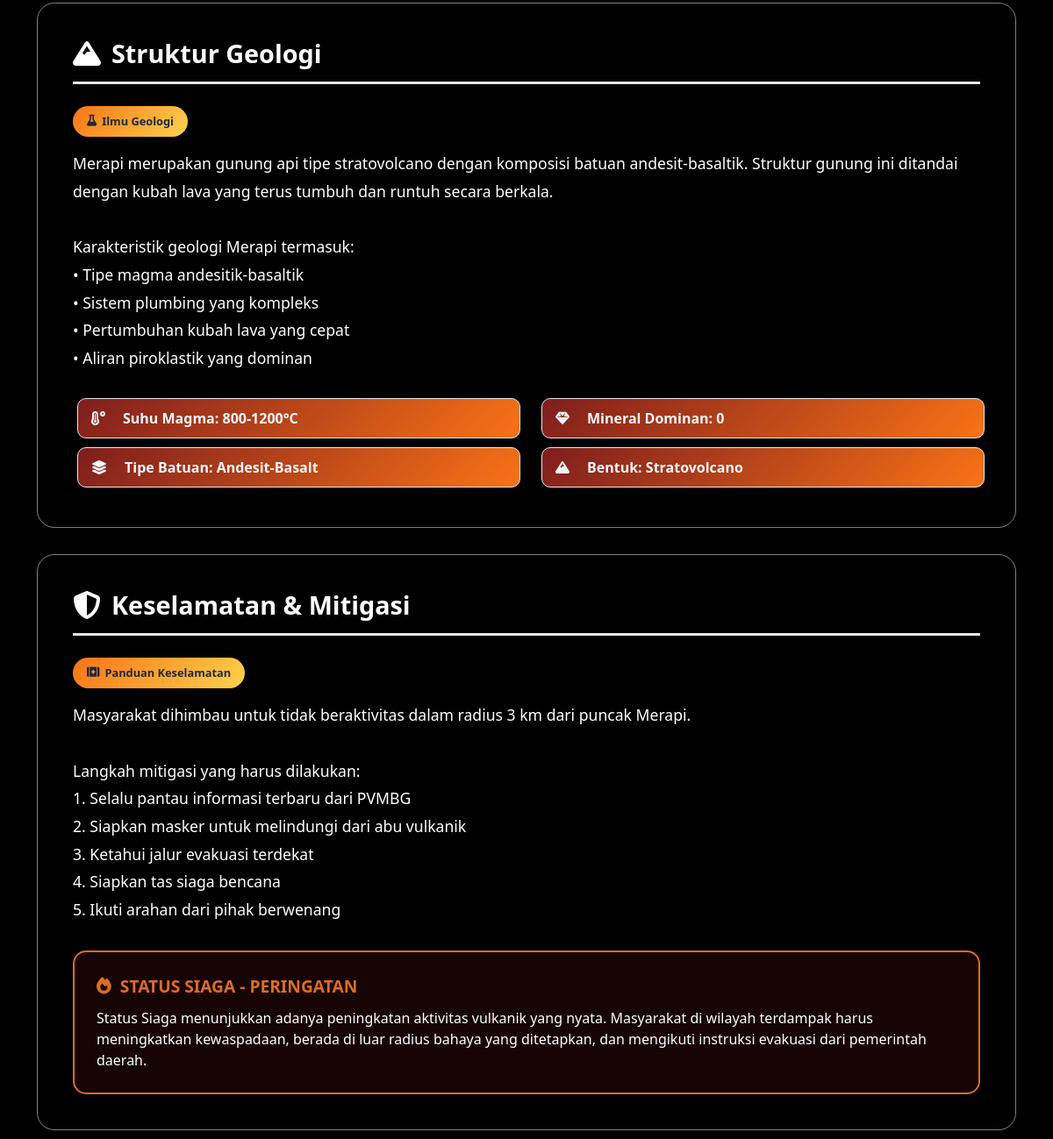
Before: /detail_gunung.php?id=1 (middle part) with the older database file.
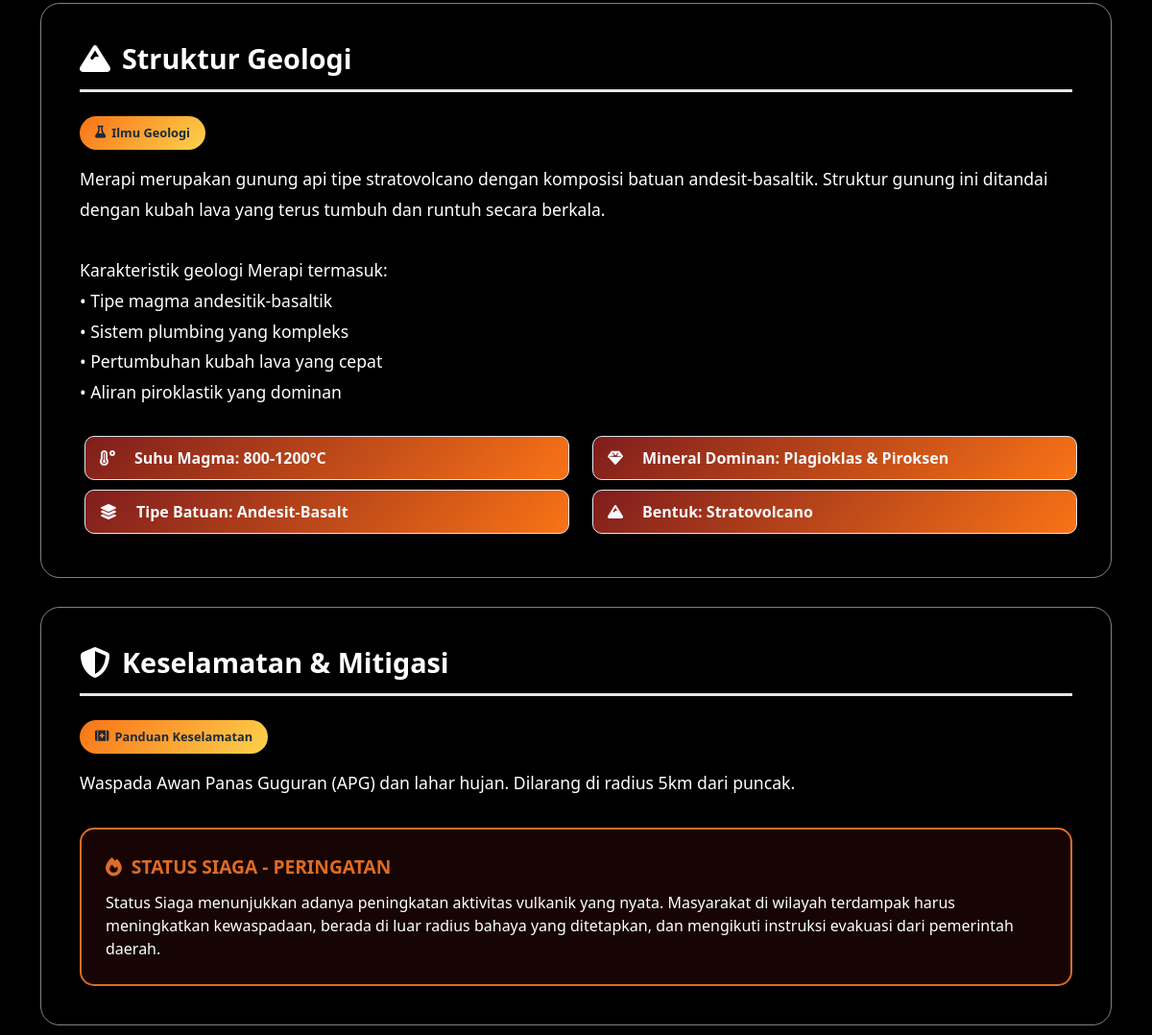
After: the same page with the newer database file.
### tables this page shows
CREATE TABLE `data_gunung` (
  `id` int(11) NOT NULL,
  `nama_gunung` varchar(100) DEFAULT NULL,
  `lokasi` varchar(100) DEFAULT NULL,
  `lat` decimal(10,6) DEFAULT NULL,
  `lon` decimal(10,6) DEFAULT NULL,
  `ketinggian` int(11) DEFAULT NULL,
  `sejarah` text DEFAULT NULL,
  `geologi` text DEFAULT NULL,
  `status` varchar(20) DEFAULT NULL,
  `rekomendasi` text DEFAULT NULL,
  `jalur_evakuasi` text DEFAULT NULL,
  `zona_merah` text DEFAULT NULL,
  `zona_kuning` text DEFAULT NULL,
  `zona_hijau` text DEFAULT NULL,
  `titik_kumpul` text DEFAULT NULL,
  `gambar` varchar(255) DEFAULT NULL,
  `tipe_gunung` varchar(50) DEFAULT NULL,
  `bentuk_gunung` varchar(50) DEFAULT NULL,
  `letusan_terakhir` varchar(100) DEFAULT NULL,
  `suhu_magma` varchar(100) DEFAULT NULL,
  `tipe_batuan` varchar(100) DEFAULT NULL,
  `mineral_dominan` varchar(100) DEFAULT NULL,
  `created_at` timestamp NOT NULL DEFAULT current_timestamp(),
  `update_at` timestamp NOT NULL DEFAULT current_timestamp() ON UPDATE current_timestamp()
);

### detail_gunung.php (the view, shortened to what the changed rows need)
<?php
include 'koneksi.php';
$id = $_GET['id'] ?? null;
$query = "SELECT * FROM data_gunung WHERE id = ?";
$stmt = mysqli_prepare($conn, $query);
mysqli_stmt_bind_param($stmt, "i", $id);
mysqli_stmt_execute($stmt);
$result = mysqli_stmt_get_result($stmt);
$gunung = mysqli_fetch_assoc($result);
$status_class = 'tag-normal';
$status_icon = 'fas fa-check-circle';
$status_text = 'Normal';
$status_color = '#059669';
$status_bg = 'rgba(5, 150, 105, 0.1)';
if (strpos(strtolower($gunung['status']), 'waspada') !== false) {
    $status_class = 'tag-waspada';
    $status_icon = 'fas fa-exclamation-triangle';
    $status_text = 'Waspada';
    $status_color = '#e7a90cff';
    $status_bg = 'rgba(217, 119, 6, 0.1)';
} elseif (strpos(strtolower($gunung['status']), 'siaga') !== false) {
    $status_class = 'tag-siaga';
    $status_icon = 'fas fa-fire';
    $status_text = 'Siaga';
    $status_color = '#dc6c26ff';
    $status_bg = 'rgba(220, 38, 38, 0.1)';
} elseif (strpos(strtolower($gunung['status']), 'awas') !== false) {
    $status_class = 'tag-awas';
    $status_icon = 'fas fa-fire';
    $status_text = 'Awas';
    $status_color = '#b82121ff';
    $status_bg = 'rgba(220, 38, 38, 0.1)';
}
?>
<!DOCTYPE html>
<html lang="id">
<head>
    <link rel="stylesheet" href="https://cdnjs.cloudflare.com/ajax/libs/font-awesome/6.4.0/css/all.min.css">
    <link rel="stylesheet" href="styles_css/detail_gunung.css">
</head>
<body style="background-color: black;">
    <div class="container">
        <section>
            <div class="content-section">
                <h2 class="section-title">
                    <i class="fas fa-mountain"></i>Struktur Geologi
                </h2>
                <span class="edu-badge">
                    <i class="fas fa-flask"></i>Ilmu Geologi
                </span>
                <div class="text-content">
                    <?php echo nl2br($gunung['geologi']); ?>
                </div>
                <div class="row mt-4">
                    <div class="col-md-6">
                        <div class="stat-badge">
                            <i class="fas fa-temperature-high"></i>
                            Suhu Magma: <?php echo ($gunung['suhu_magma']); ?>
                        </div>
                        <div class="stat-badge">
                            <i class="fas fa-layer-group"></i>
                            Tipe Batuan: <?php echo ($gunung['tipe_batuan']); ?>
                        </div>
                    </div>
                    <div class="col-md-6">
                        <div class="stat-badge">
                            <i class="fas fa-gem"></i>
                            Mineral Dominan: <?php echo ($gunung['mineral_dominan']); ?>
                        </div>
                        <div class="stat-badge">
                            <i class="fas fa-mountain"></i>
                            Bentuk: <?php echo ($gunung['bentuk_gunung']); ?>
                        </div>
                    </div>
                </div>
            </div>
        </section>
        <section>
            <div class="content-section">
                <h2 class="section-title">
                    <i class="fas fa-shield-alt"></i>Keselamatan & Mitigasi
                </h2>
                <span class="edu-badge">
                    <i class="fas fa-first-aid"></i>Panduan Keselamatan
                </span>
                <div class="text-content">
                    <?php echo nl2br($gunung['rekomendasi']); ?>
                </div>
                <div class="alert-box" style="
                    background: <?php echo $status_bg; ?>;
                    border: 2px solid <?php echo $status_color; ?>;
                ">
                    <div class="alert-title" style="color: <?php echo $status_color; ?>;">
                        <i class="<?php echo $status_icon; ?>"></i>
                        STATUS <?php echo strtoupper($status_text); ?> - PERINGATAN
                    </div>
                    <p class="mb-0" style="color:white">
                        <?php if ($status_class == 'tag-siaga'): ?>
                            Status Siaga menunjukkan adanya peningkatan aktivitas vulkanik yang nyata. Masyarakat di wilayah terdampak harus meningkatkan kewaspadaan, berada di luar radius bahaya yang ditetapkan, dan mengikuti instruksi evakuasi dari pemerintah daerah.
                        <?php elseif ($status_class == 'tag-waspada'): ?>
                            Status Waspada menandakan mulai terjadinya peningkatan aktivitas di atas normal. Masyarakat di sekitar gunung diimbau untuk tetap tenang, tidak mendekati area kawah, dan selalu memantau perkembangan informasi resmi.
                        <?php elseif ($status_class == 'tag-awas'): ?>
                            Status Awas adalah tingkat peringatan tertinggi dan mengindikasikan bahwa letusan besar kemungkinan akan terjadi dalam waktu dekat. Seluruh masyarakat di area rawan bencana (KRB) wajib segera mengevakuasi diri ke lokasi aman.
                        <?php else: ?>
                            Status Normal menunjukkan tidak ada perubahan aktivitas yang signifikan. Meskipun demikian, masyarakat dan pengunjung tetap dilarang mendekati kawah/puncak untuk menghindari bahaya gas beracun.
                        <?php endif; ?>
                    </p>
                </div>
            </div>
        </section>
    </div>
</body>
</html>

Changed rows visible on the page:
changed data_gunung "SIAGA": mineral_dominan "0" → "Plagioklas & Piroksen"; rekomendasi "Masyarakat dihimbau untuk tidak beraktivitas dalam radius 3 km dari puncak Merapi. Langkah mitigasi yang harus dilakukan: 1. Selalu pantau informasi terbaru dari PVMBG 2. Siapkan masker untuk melindungi dari abu vulkanik 3. Ketahui jalur evakuasi terdekat 4. Siapkan tas siaga bencana 5. Ikuti arahan dari pihak berwenang" → "Waspada Awan Panas Guguran (APG) dan lahar hujan. Dilarang di radius 5km dari puncak."
